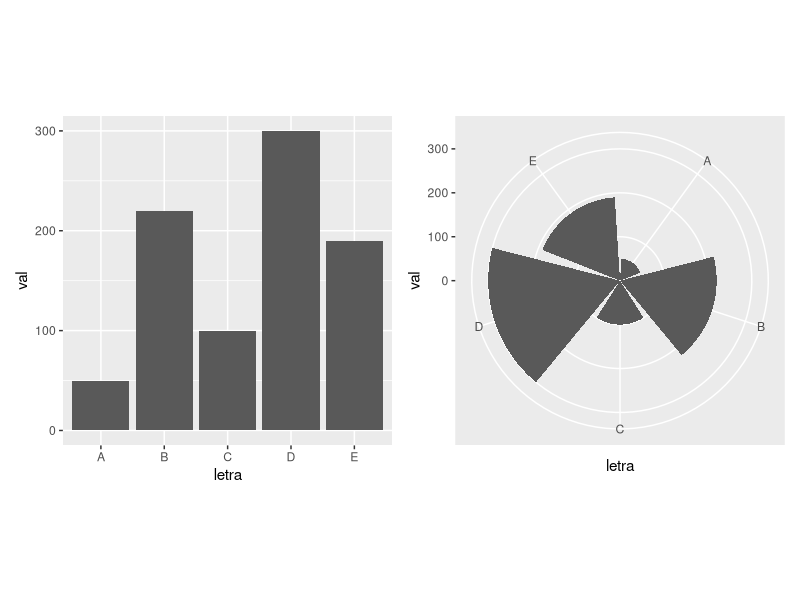

Source code (R):

#install.packages("patchwork")
library(patchwork)
library(ggplot2)
data <- data.frame(letra = LETTERS[1:5], val = c(50, 220, 100, 300, 190))
p1 <- ggplot(data, aes(letra, val)) +
  geom_bar(stat = "identity")

p2 <- ggplot(data, aes(letra, val)) +
  geom_bar(stat = "identity") +
  coord_polar()

p1 + p2